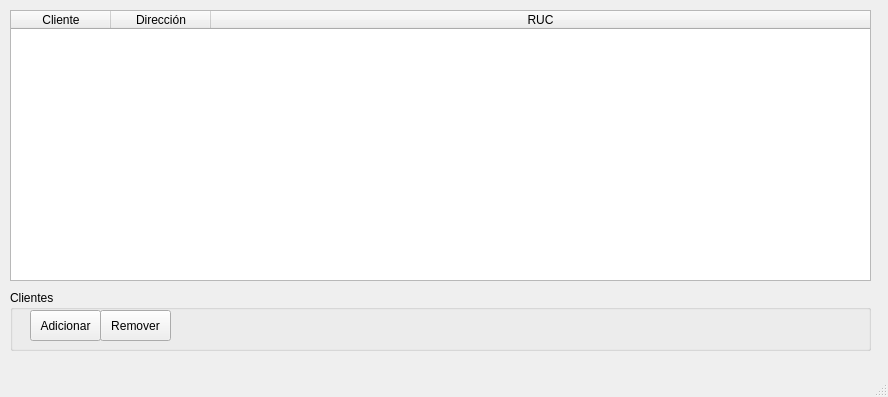
<?xml version="1.0" encoding="UTF-8"?>
<ui version="4.0">
 <class>ClientsViewer</class>
 <widget class="QMainWindow" name="ClientsViewer">
  <property name="geometry">
   <rect>
    <x>0</x>
    <y>0</y>
    <width>888</width>
    <height>397</height>
   </rect>
  </property>
  <property name="windowTitle">
   <string>Base de dados de clientes</string>
  </property>
  <widget class="QWidget" name="centralwidget">
   <widget class="QGroupBox" name="clients_groupBox">
    <property name="geometry">
     <rect>
      <x>10</x>
      <y>290</y>
      <width>861</width>
      <height>61</height>
     </rect>
    </property>
    <property name="title">
     <string>Clientes</string>
    </property>
    <widget class="QPushButton" name="add_client">
     <property name="geometry">
      <rect>
       <x>20</x>
       <y>20</y>
       <width>71</width>
       <height>31</height>
      </rect>
     </property>
     <property name="text">
      <string>Adicionar</string>
     </property>
    </widget>
    <widget class="QPushButton" name="remove_client">
     <property name="geometry">
      <rect>
       <x>90</x>
       <y>20</y>
       <width>71</width>
       <height>31</height>
      </rect>
     </property>
     <property name="text">
      <string>Remover</string>
     </property>
    </widget>
   </widget>
   <widget class="QTableWidget" name="clients_table">
    <property name="geometry">
     <rect>
      <x>10</x>
      <y>10</y>
      <width>861</width>
      <height>271</height>
     </rect>
    </property>
    <property name="sizeAdjustPolicy">
     <enum>QAbstractScrollArea::AdjustToContents</enum>
    </property>
    <property name="columnCount">
     <number>3</number>
    </property>
    <attribute name="horizontalHeaderCascadingSectionResizes">
     <bool>false</bool>
    </attribute>
    <attribute name="horizontalHeaderStretchLastSection">
     <bool>true</bool>
    </attribute>
    <attribute name="verticalHeaderCascadingSectionResizes">
     <bool>false</bool>
    </attribute>
    <attribute name="verticalHeaderStretchLastSection">
     <bool>false</bool>
    </attribute>
    <column>
     <property name="text">
      <string>Cliente</string>
     </property>
    </column>
    <column>
     <property name="text">
      <string>Dirección</string>
     </property>
    </column>
    <column>
     <property name="text">
      <string>RUC</string>
     </property>
     <property name="textAlignment">
      <set>AlignCenter</set>
     </property>
    </column>
   </widget>
  </widget>
  <widget class="QMenuBar" name="menubar">
   <property name="geometry">
    <rect>
     <x>0</x>
     <y>0</y>
     <width>888</width>
     <height>22</height>
    </rect>
   </property>
  </widget>
  <widget class="QStatusBar" name="statusbar"/>
 </widget>
 <resources/>
 <connections/>
</ui>
